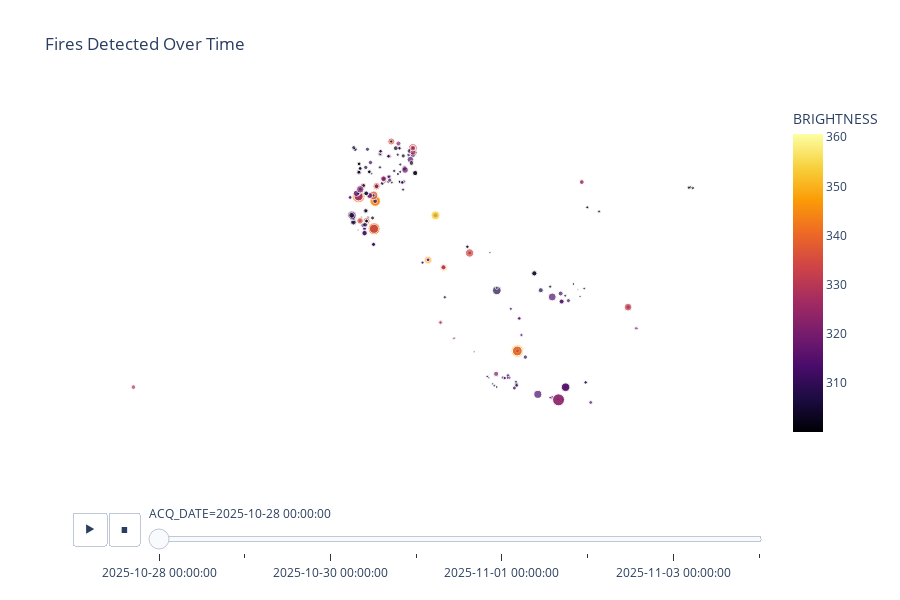

Notebook cell for this chart:
### Code cell
import plotly.express as px

fig = px.scatter_geo(
    gdf,
    lat=gdf.geometry.y,
    lon=gdf.geometry.x,
    color="BRIGHTNESS",
    size="FRP",
    animation_frame="ACQ_DATE",
    hover_name="CONFIDENCE",
    projection="natural earth",
    color_continuous_scale="inferno",
    title="Fires Detected Over Time"
)

fig.update_geos(fitbounds="locations", visible=False)
fig.update_layout(height=600)
fig.show()

### Figure 1 — Plotly figure (JSON) as saved in the notebook; plotly's stock layout.template omitted (floating-point values rounded to 4 significant figures; data arrays with more than 128 entries replaced by an {"elided": "..."} marker saying what was removed)
{"data": [{"geo": "geo", "hovertemplate": "<b>%{hovertext}</b><br><br>ACQ_DATE=2025-10-28 00:00:00<br>FRP=%{marker.size}<br>lat=%{lat}<br>lon=%{lon}<br>BRIGHTNESS=%{marker.color}<extra></extra>", "hovertext": {"elided": "298 int values"}, "lat": {"elided": "298 float values"}, "legendgroup": "", "lon": {"elided": "298 float values"}, "marker": {"color": {"elided": "298 float values"}, "coloraxis": "coloraxis", "size": {"elided": "298 float values"}, "sizemode": "area", "sizeref": 2.133, "symbol": "circle"}, "mode": "markers", "name": "", "showlegend": false, "type": "scattergeo"}], "layout": {"coloraxis": {"colorbar": {"title": {"text": "BRIGHTNESS"}}, "colorscale": [[0, "#000004"], [0.1111, "#1b0c41"], [0.2222, "#4a0c6b"], [0.3333, "#781c6d"], [0.4444, "#a52c60"], [0.5556, "#cf4446"], [0.6667, "#ed6925"], [0.7778, "#fb9b06"], [0.8889, "#f7d13d"], [1, "#fcffa4"]]}, "geo": {"center": {}, "domain": {"x": [0, 1], "y": [0, 1]}, "fitbounds": "locations", "projection": {"type": "natural earth"}, "visible": false}, "height": 600, "legend": {"itemsizing": "constant", "tracegroupgap": 0}, "sliders": [{"active": 0, "currentvalue": {"prefix": "ACQ_DATE="}, "len": 0.9, "pad": {"b": 10, "t": 60}, "steps": [{"args": [["2025-10-28 00:00:00"], {"frame": {"duration": 0, "redraw": true}, "fromcurrent": true, "mode": "immediate", "transition": {"duration": 0, "easing": "linear"}}], "label": "2025-10-28 00:00:00", "method": "animate"}, {"args": [["2025-10-29 00:00:00"], {"frame": {"duration": 0, "redraw": true}, "fromcurrent": true, "mode": "immediate", "transition": {"duration": 0, "easing": "linear"}}], "label": "2025-10-29 00:00:00", "method": "animate"}, {"args": [["2025-10-30 00:00:00"], {"frame": {"duration": 0, "redraw": true}, "fromcurrent": true, "mode": "immediate", "transition": {"duration": 0, "easing": "linear"}}], "label": "2025-10-30 00:00:00", "method": "animate"}, {"args": [["2025-10-31 00:00:00"], {"frame": {"duration": 0, "redraw": true}, "fromcurrent": true, "mode": "immediate", "transition": {"duration": 0, "easing": "linear"}}], "label": "2025-10-31 00:00:00", "method": "animate"}, {"args": [["2025-11-01 00:00:00"], {"frame": {"duration": 0, "redraw": true}, "fromcurrent": true, "mode": "immediate", "transition": {"duration": 0, "easing": "linear"}}], "label": "2025-11-01 00:00:00", "method": "animate"}, {"args": [["2025-11-02 00:00:00"], {"frame": {"duration": 0, "redraw": true}, "fromcurrent": true, "mode": "immediate", "transition": {"duration": 0, "easing": "linear"}}], "label": "2025-11-02 00:00:00", "method": "animate"}, {"args": [["2025-11-03 00:00:00"], {"frame": {"duration": 0, "redraw": true}, "fromcurrent": true, "mode": "immediate", "transition": {"duration": 0, "easing": "linear"}}], "label": "2025-11-03 00:00:00", "method": "animate"}, {"args": [["2025-11-04 00:00:00"], {"frame": {"duration": 0, "redraw": true}, "fromcurrent": true, "mode": "immediate", "transition": {"duration": 0, "easing": "linear"}}], "label": "2025-11-04 00:00:00", "method": "animate"}], "x": 0.1, "xanchor": "left", "y": 0, "yanchor": "top"}], "title": {"text": "Fires Detected Over Time"}, "updatemenus": [{"buttons": [{"args": [null, {"frame": {"duration": 500, "redraw": true}, "fromcurrent": true, "mode": "immediate", "transition": {"duration": 500, "easing": "linear"}}], "label": "&#9654;", "method": "animate"}, {"args": [[null], {"frame": {"duration": 0, "redraw": true}, "fromcurrent": true, "mode": "immediate", "transition": {"duration": 0, "easing": "linear"}}], "label": "&#9724;", "method": "animate"}], "direction": "left", "pad": {"r": 10, "t": 70}, "showactive": false, "type": "buttons", "x": 0.1, "xanchor": "right", "y": 0, "yanchor": "top"}]}}
